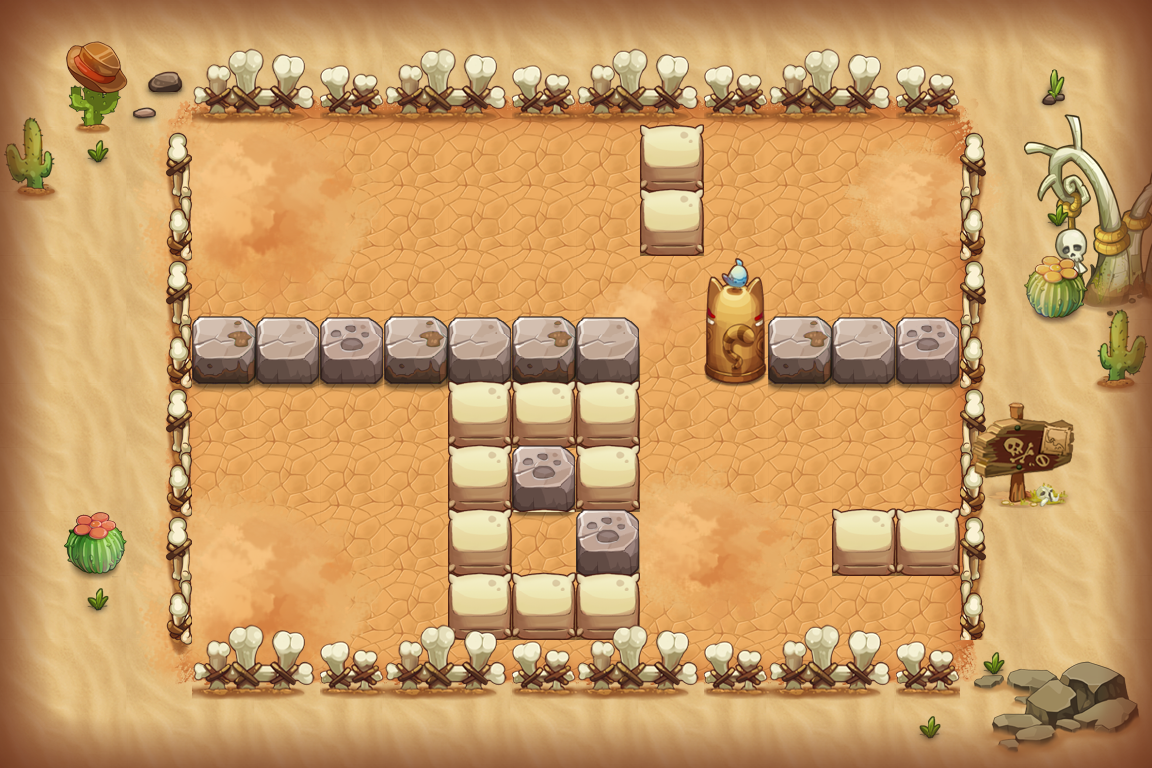

A level layout from a 2D game, rendered from its tile map. Below: a short description, then the map file with tile-grid data replaced by summaries:
An orthogonal 18x12 tile map with 64x64 px tiles, 15 tile layers (PASS, 块层 2, 块层 14, 块层 4, ...) and 12 objects (7x TRAP, 3x byxrz1, PLAYER, BOMB).

<map version="1.0" orientation="orthogonal" width="18" height="12" tilewidth="64" tileheight="64">
 <properties>
  <property name="DESTRY1" value="255" />
  <property name="DESTRY2" value="314" />
  <property name="DESTRY3" value="149" />
  <property name="DESTRY4" value="177" />
  <property name="DESTRY_COUNT" value="4" />
  <property name="EXP" value="395" />
  <property name="ITEM" value="D010" />
  <property name="MONEY" value="593" />
 </properties>
 <tileset firstgid="1" name="hmpy" tilewidth="64" tileheight="64">
  <image source="hmpy-hd.png" width="1000" height="2048" />
 </tileset>
 <layer name="PASS" width="18" height="12">
  <data>[216 cells, 147 non-empty, 11 distinct tile ids]</data>
 </layer>
 <layer name="块层 2" width="18" height="12">
  <data>[216 cells, 152 non-empty, 36 distinct tile ids]</data>
 </layer>
 <layer name="块层 14" width="18" height="12">
  <data>[216 cells, 61 non-empty, 45 distinct tile ids]</data>
 </layer>
 <layer name="块层 4" width="18" height="12">
  <data>[216 cells, 32 non-empty, 17 distinct tile ids]</data>
 </layer>
 <layer name="块层 3" width="18" height="12">
  <data>[216 cells, 59 non-empty, 11 distinct tile ids]</data>
 </layer>
 <layer name="块层 5" width="18" height="12">
  <data>[216 cells, 30 non-empty, 9 distinct tile ids]</data>
 </layer>
 <layer name="SHELTER 9" width="18" height="12">
  <data>[216 cells, 12 non-empty, 3 distinct tile ids]</data>
 </layer>
 <layer name="SHELTER 8" width="18" height="12">
  <data>[216 cells, 3 non-empty, 1 distinct tile ids]</data>
 </layer>
 <layer name="SHELTER 7" width="18" height="12">
  <data>[216 cells, 5 non-empty, 2 distinct tile ids]</data>
 </layer>
 <layer name="SHELTER 6" width="18" height="12">
  <data>[216 cells, 3 non-empty, 2 distinct tile ids]</data>
 </layer>
 <layer name="SHELTER 5" width="18" height="12">
  <data>[216 cells, 3 non-empty, 1 distinct tile ids]</data>
 </layer>
 <layer name="SHELTER 4" width="18" height="12">
  <data>[216 cells, 11 non-empty, 4 distinct tile ids]</data>
 </layer>
 <layer name="SHELTER 2" width="18" height="12">
  <data>[216 cells, 1 non-empty, 1 distinct tile ids]</data>
 </layer>
 <layer name="SHELTER 1" width="18" height="12">
  <data>[216 cells, 1 non-empty, 1 distinct tile ids]</data>
 </layer>
 <objectgroup name="对象层 1" width="36" height="24">
  <object name="PLAYER" type="PLAYER" x="192" y="192" width="64" height="64" />
  <object name="fire1" type="TRAP" x="704" y="128" width="64" height="192">
   <properties>
    <property name="trap_id" value="1" />
    <property name="trap_particle" value="trap_fire_up_3.plist" />
    <property name="trap_state" value="open" />
   </properties>
  </object>
  <object name="tnt1" type="BOMB" x="320" y="512" width="64" height="64">
   <properties>
    <property name="bomb_ani" value="tnt_bomb.bomb" />
    <property name="bomb_damage" value="9999" />
    <property name="bomb_power" value="1" />
   </properties>
  </object>
  <object name="senser1" type="TRAP" x="512" y="512" width="64" height="64">
   <properties>
    <property name="trap_floor" value="true" />
    <property name="trap_script" value="trap_onTNTSenser(&quot;tnt1&quot;);" />
    <property name="trap_start_mode" value="0" />
   </properties>
  </object>
  <object name="zi_dan_down1" type="TRAP" x="448" y="128" width="64" height="64">
   <properties>
    <property name="trap_ani" value="fire_cat_down.actor" />
    <property name="trap_delay" value="2" />
    <property name="trap_id" value="0" />
    <property name="trap_script" value="trap(&quot;zi_dan_down1&quot;):setAtkPower(target(&quot;PLAYER&quot;):getHP()*0.1);trap(&quot;zi_dan_down1&quot;):turnDown(); trap(&quot;zi_dan_down1&quot;):getAI():getActions():addObject( AIUseSkill:create(   SkillLua:create(&quot;skill_0001&quot;)  )  );" />
    <property name="trap_start_mode" value="2" />
    <property name="trap_state" value="open" />
   </properties>
  </object>
  <object name="mp1" type="TRAP" x="192" y="384" width="64" height="64">
   <properties>
    <property name="trap_ani" value="mp.actor" />
    <property name="trap_floor" value="true" />
    <property name="trap_id" value="0" />
    <property name="trap_script" value="trap_moveto(&quot;PLAYER&quot;, &quot;mp1&quot;,target(&quot;mp2&quot;):getX(),target(&quot;mp2&quot;):getY() );" />
    <property name="trap_sound_id" value="1" />
    <property name="trap_start_mode" value="0" />
    <property name="trap_state" value="open" />
   </properties>
  </object>
  <object name="mp2" type="TRAP" x="896" y="576" width="64" height="64">
   <properties>
    <property name="trap_ani" value="mp.actor" />
    <property name="trap_floor" value="true" />
    <property name="trap_id" value="0" />
    <property name="trap_script" value="trap_moveto(&quot;PLAYER&quot;, &quot;mp2&quot;,target(&quot;mp1&quot;):getX(),target(&quot;mp1&quot;):getY() );" />
    <property name="trap_sound_id" value="1" />
    <property name="trap_start_mode" value="0" />
    <property name="trap_state" value="open" />
   </properties>
  </object>
  <object name="fire_control1" type="TRAP" x="192" y="576" width="64" height="64">
   <properties>
    <property name="trap_ani" value="switch.actor" />
    <property name="trap_floor" value="true" />
    <property name="trap_id" value="0" />
    <property name="trap_script" value="trap(&quot;fire_control1&quot;):setOpened( false ); trap(&quot;fire1&quot;):setVisit( false );" />
    <property name="trap_sound_id" value="2" />
    <property name="trap_start_mode" value="0" />
    <property name="trap_state" value="open" />
   </properties>
  </object>
  <object name="byxrz1" x="832" y="192" width="64" height="64">
   <properties>
    <property name="lua_ai" value="monster_byxrz_ai" />
    <property name="quality" value="byxrz1.quality" />
   </properties>
  </object>
  <object name="byxrz1" x="256" y="512" width="64" height="64">
   <properties>
    <property name="lua_ai" value="monster_byxrz_ai" />
    <property name="quality" value="byxrz1.quality" />
   </properties>
  </object>
  <object name="byxrz1" x="384" y="384" width="64" height="64">
   <properties>
    <property name="lua_ai" value="monster_byxrz_ai" />
    <property name="quality" value="byxrz1.quality" />
   </properties>
  </object>
  <object name="triger1" type="TRAP" x="512" y="512" width="64" height="64">
   <properties>
    <property name="trap_ani" value="tnt_triger.actor" />
    <property name="trap_floor" value="true" />
    <property name="trap_script" value="trap_onTNTBombTrap(&quot;triger1&quot;,&quot;tnt1&quot;);" />
    <property name="trap_sound_id" value="3" />
    <property name="trap_start_mode" value="3" />
    <property name="trap_state" value="open" />
   </properties>
  </object>
 </objectgroup>
 <layer name="块层 15" width="18" height="12">
  <data>[216 cells, 104 non-empty, 24 distinct tile ids]</data>
 </layer>
</map>
